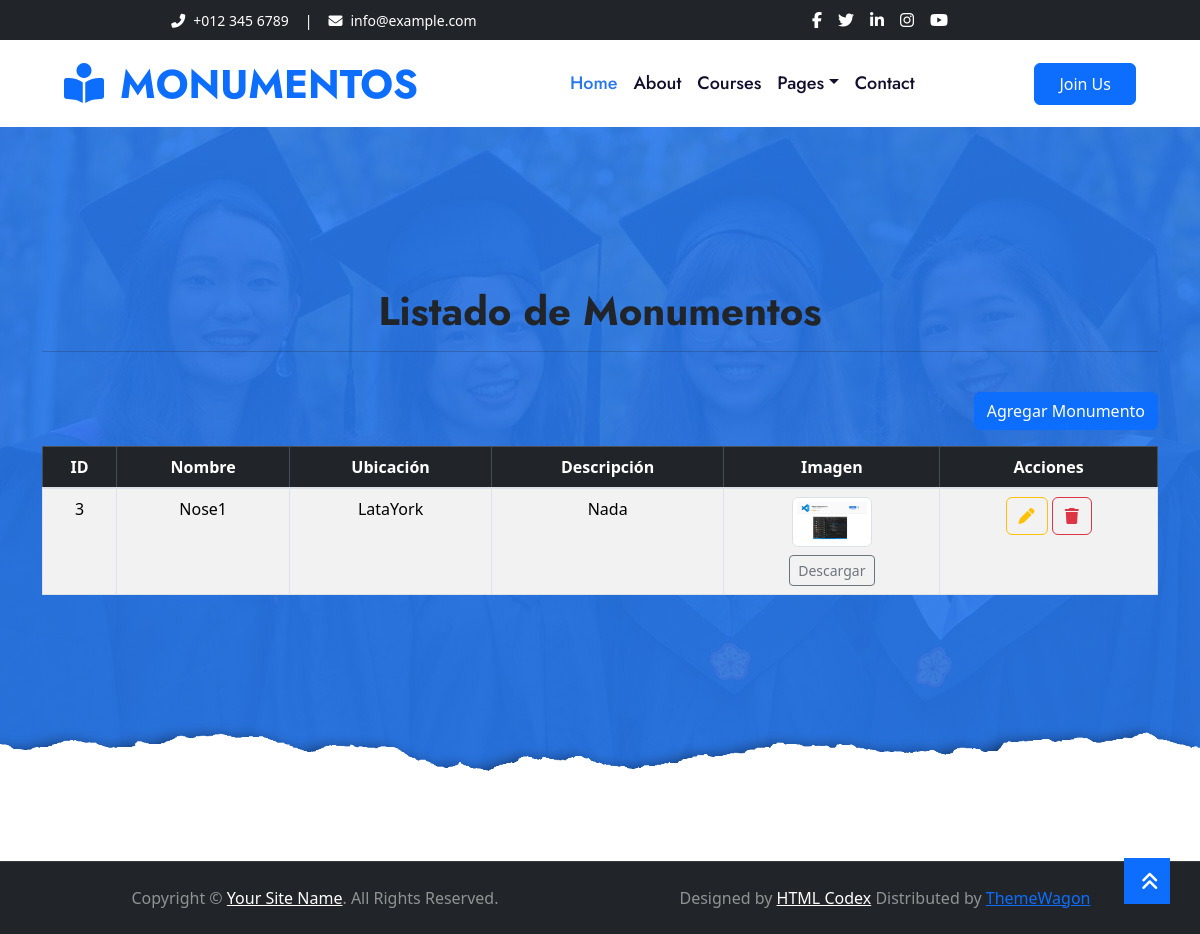
The page /listar_monumento/ on the database its author committed.
### Aplicaciones/SistemaMonumento/models.py (models this page shows)
class Monumento(models.Model):
    nombre = models.CharField(max_length=100)
    ubicacion = models.CharField(max_length=200)
    descripcion = models.TextField(blank=True, null=True)
    imagen = models.ImageField(upload_to='monumentos/', blank=True, null=True)

### Aplicaciones/SistemaMonumento/views.py (the view)
# urls.py: path('listar_monumento/', views.listar_monumento, name='listar_monumento'),
def listar_monumento(request):
    monumentos = Monumento.objects.all()  # Obtiene todos los monumentos
    return render(request, "listarMonumento.html", {'monumentos': monumentos})

### Aplicaciones/SistemaMonumento/templates/listarMonumento.html (shortened to what this page needs)
{% extends './plantilla.html' %}
{% block contenido %}
<h1 class="text-center">Listado de Monumentos</h1>
<hr>
<br>
<div class="text-end mb-3">
  <a href="/nuevo_monumento/" class="btn btn-primary">Agregar Monumento</a>
</div>
<table class="table table-bordered table-striped table-hover align-middle" id="tbl_monumentos">
  <thead class="table-dark text-center">
    <tr>
      <th>ID</th>
      <th>Nombre</th>
      <th>Ubicación</th>
      <th>Descripción</th>
      <th>Imagen</th>
      <th>Acciones</th>
    </tr>
  </thead>
  <tbody>
    {% for monumento in monumentos %}
    <tr>
      <td>{{ monumento.id }}</td>
      <td>{{ monumento.nombre }}</td>
      <td>{{ monumento.ubicacion }}</td>
      <td>{{ monumento.descripcion|truncatewords:10 }}</td>
      <td class="text-center">
        {% if monumento.imagen %}
          <a href="{{ monumento.imagen.url }}" target="_blank">
            <img src="{{ monumento.imagen.url }}" class="img-thumbnail mb-1" alt="Imagen" width="80">
          </a><br>
          <a href="{{ monumento.imagen.url }}" download class="btn btn-sm btn-outline-secondary mt-1">Descargar</a>
        {% else %}
          <span class="text-muted">Ninguna</span>
        {% endif %}
      </td>
      <td class="text-center">
        <a class="btn btn-outline-warning" href="/editar_monumento/{{ monumento.id }}">
          <i class="fa fa-pen"></i>
        </a>
        <a href="#" onclick="eliminarMonumento('{{ monumento.id }}');"
           class="btn btn-outline-danger">
          <i class="fa fa-trash"></i>
        </a>
      </td>
    </tr>
    {% endfor %}
  </tbody>
</table>
{% endblock %}

### rows shown on the page
Monumento: id "3", nombre "Nose1", ubicacion "LataYork", descripcion "Nada", imagen (picture)
